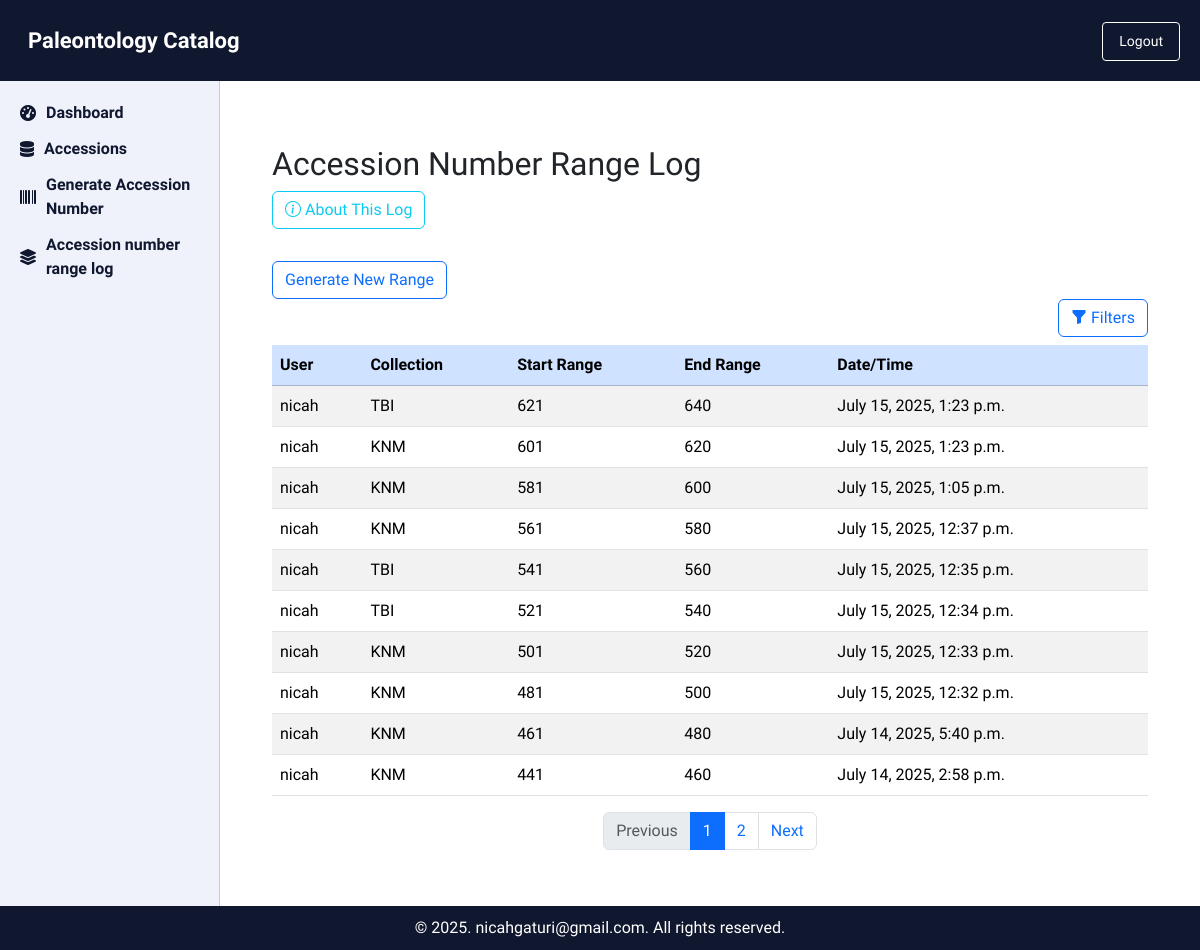
The app's page /accession-range-log/ (signed in), older data.
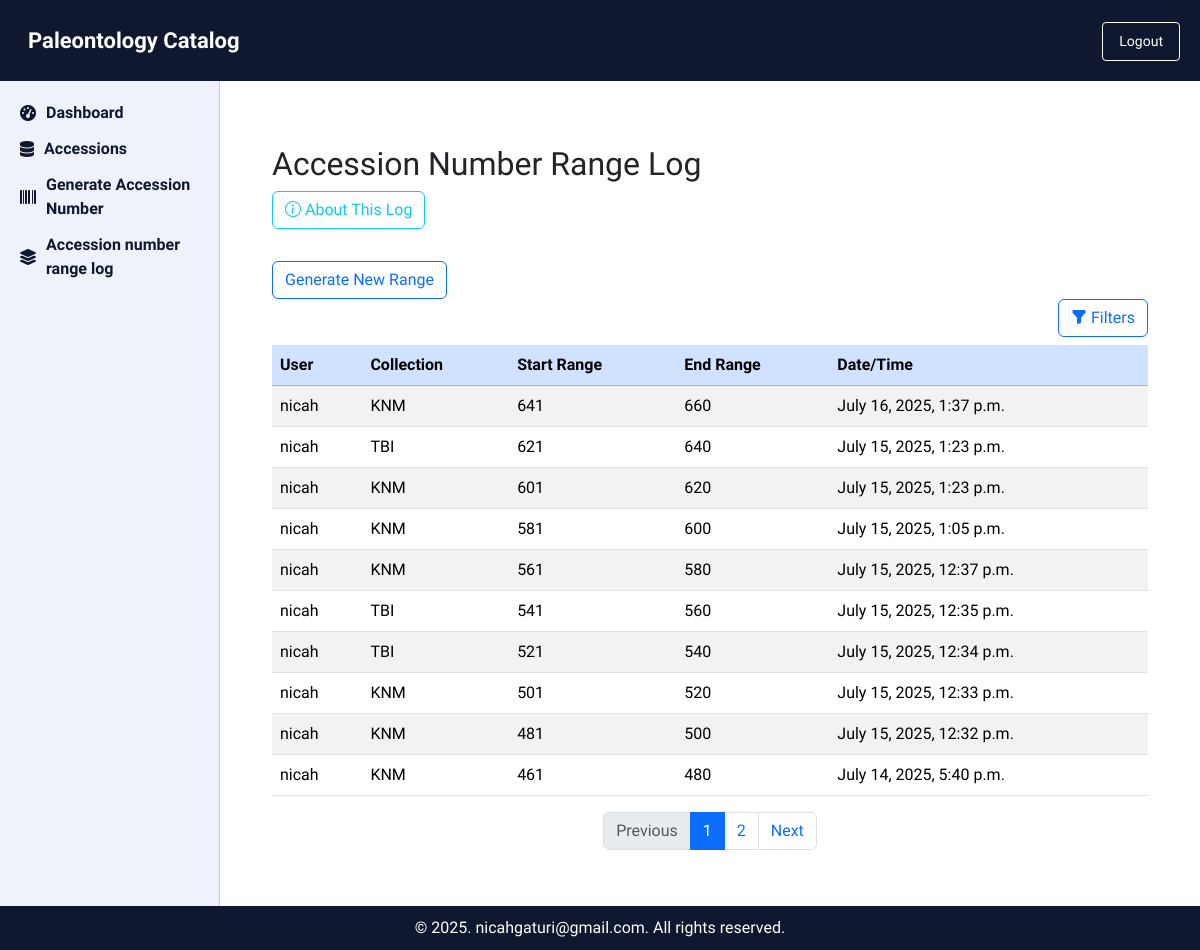
The same page, newer data.
### PaleoApp/models.py (models this page shows, shortened)
class AccessionNumberRangeLog(models.Model):
    user = models.ForeignKey(User, on_delete=models.SET_NULL, null=True, blank=True)
    collection = models.ForeignKey(Collection, on_delete=models.CASCADE)
    start_range = models.PositiveIntegerField()
    end_range = models.PositiveIntegerField()
    generated_at = models.DateTimeField(default=timezone.now)

class Collection(models.Model):
    name = models.CharField(max_length=100)
    abbreviation = models.CharField(max_length=10, blank=True, null=True)
    start_range = models.PositiveIntegerField(null=True, blank=True)
    end_range = models.PositiveIntegerField(null=True, blank=True)

### PaleoApp/views.py (the view)
# urls.py: path('accession-range-log/', views.accession_number_range_log, name='accession_number_range_log'),
@login_required(login_url='login')
def accession_number_range_log(request):
    user_query = request.GET.get('user', '').strip()
    collection_query = request.GET.get('collection', '').strip()
    logs = AccessionNumberRangeLog.objects.select_related('user', 'collection').order_by('-generated_at')
    if user_query:
        logs = logs.filter(user__username__icontains=user_query)
    if collection_query:
        logs = logs.filter(collection__name__icontains=collection_query)
    paginator = Paginator(logs, 10)
    page_number = request.GET.get('page')
    page_obj = paginator.get_page(page_number)
    return render(request, 'PaleoApp/accession_number_range_log.html', {
        'page_obj': page_obj,
    })

### PaleoApp/templates/PaleoApp/accession_number_range_log.html (shortened to what this page needs)
{% extends "base.html" %}
{% load static %}
{% block content %}
<!DOCTYPE html>
<html lang="en">
<head>
    <link href="https://cdn.jsdelivr.net/npm/bootstrap@5.3.2/dist/css/bootstrap.min.css" rel="stylesheet" />
    <link href="https://cdn.jsdelivr.net/npm/bootstrap-icons@1.10.5/font/bootstrap-icons.css" rel="stylesheet" />
</head>
<body>
<div class="container mt-4">
    <h2>Accession Number Range Log</h2>
    <a href="{% url 'PaleoApp:range_log_help' %}" class="btn btn-outline-info mb-3" target="_blank">
    <i class="bi bi-info-circle"></i> About This Log
    </a>
        <div class="card-body">
      <a href="{% url 'PaleoApp:generate_new_range' collection_id=page_obj.0.collection.id %}" class="btn btn-outline-primary mt-3">Generate New Range</a>
    </div>
    <div class="d-flex justify-content-end mb-2">
        <button class="btn btn-outline-primary" type="button" data-bs-toggle="collapse" data-bs-target="#filterPanel" aria-expanded="false" aria-controls="filterPanel">
            <i class="bi bi-funnel-fill"></i> Filters
        </button>
    </div>
    <div class="table-responsive">
        <table class="table table-striped table-hover">
            <thead class="table-primary">
                <tr>
                    <th>User</th>
                    <th>Collection</th>
                    <th>Start Range</th>
                    <th>End Range</th>
                    <th>Date/Time</th>
                </tr>
            </thead>
            <tbody>
                {% for log in page_obj %}
                    <tr>
                        <td>{{ log.user.username }}</td>
                        <td>{{ log.collection.name }}</td>
                        <td>{{ log.start_range }}</td>
                        <td>{{ log.end_range }}</td>
                        <td>{{ log.generated_at }}</td>
                    </tr>
                {% empty %}
                    <tr>
                        <td colspan="5" class="text-center">No range logs found.</td>
                    </tr>
                {% endfor %}
            </tbody>
        </table>
    </div>
    <nav aria-label="Page navigation">
        <ul class="pagination justify-content-center">
            {% if page_obj.has_previous %}
                <li class="page-item">
                    <a class="page-link" href="?{% for key, value in request.GET.items %}{% if key != 'page' %}{{ key }}={{ value }}&{% endif %}{% endfor %}page={{ page_obj.previous_page_number }}">Previous</a>
                </li>
            {% else %}
                <li class="page-item disabled"><span class="page-link">Previous</span></li>
            {% endif %}
            {% for i in page_obj.paginator.page_range %}
                {% if page_obj.number == i %}
                    <li class="page-item active"><span class="page-link">{{ i }}</span></li>
                {% elif i > page_obj.number|add:'-3' and i < page_obj.number|add:'3' %}
                    <li class="page-item">
                        <a class="page-link" href="?{% for key, value in request.GET.items %}{% if key != 'page' %}{{ key }}={{ value }}&{% endif %}{% endfor %}page={{ i }}">{{ i }}</a>
                    </li>
                {% endif %}
            {% endfor %}
            {% if page_obj.has_next %}
                <li class="page-item">
                    <a class="page-link" href="?{% for key, value in request.GET.items %}{% if key != 'page' %}{{ key }}={{ value }}&{% endif %}{% endfor %}page={{ page_obj.next_page_number }}">Next</a>
                </li>
            {% else %}
                <li class="page-item disabled"><span class="page-link">Next</span></li>
            {% endif %}
        </ul>
    </nav>
</div>
</body>
</html>
{% endblock %}

### PaleoApp/templates/base.html (shortened to what this page needs)
{% load static %}
<!DOCTYPE html>
<html lang="en">
<head>
  <link rel="stylesheet" href="{% static 'css/style.css' %}" />
  <link rel="stylesheet" href="https://cdnjs.cloudflare.com/ajax/libs/font-awesome/6.0.0-beta3/css/all.min.css" />
  <link rel="stylesheet" href="{% static 'css/accession_range.css' %}">
  <link href="https://cdn.jsdelivr.net/npm/bootstrap@5.3.2/dist/css/bootstrap.min.css" rel="stylesheet" />
</head>
<body>
  <header>
    <div class="header-left">
      <div class="ms-2">Paleontology Catalog</div>
    </div>
    <form class="logout-form" method="post" action="{% url 'logout' %}">
      <button type="submit">Logout</button>
    </form>
  </header>
  <div class="layout">
    <aside id="sidebar">
      <nav>
        <a href="{% url 'PaleoApp:dashboard' %}"><i class="fas fa-tachometer-alt"></i> Dashboard</a>
        <a href="{% url 'PaleoApp:accession_table' %}"><i class="fas fa-database"></i> Accessions</a>
        <a href="{% url 'PaleoApp:generate_accession_number' %}"><i class="fas fa-barcode"></i> Generate Accession Number</a>
        <a href="{% url 'PaleoApp:accession_number_range_log' %}">
        <i class="fas fa-layer-group"></i> Accession number range log
        </a>
      </nav>
    </aside>
    <main>
      {% block content %}{% endblock %}
    </main>
  </div>
  <footer>
    &copy; 2025. <a href="mailto:nicahgaturi@gmail.com">nicahgaturi@gmail.com</a>. All rights reserved.
  </footer>
</body>
</html>

### PaleoApp/static/css/style.css (style rules this page uses)
* { padding: 0; margin: 0; box-sizing: border-box; font-family: 'Mulish', sans-serif; transition: 0.3s all ease-in-out; }
html, body { height: 100%; }
body { display: flex; flex-direction: column; background-color: #fff; }
header { background-color: #10182F; color: white; padding: 20px; font-size: 24px; display: flex; justify-content: space-between; align-items: center; flex-shrink: 0; }
.header-left { display: flex; align-items: center; flex-grow: 1; min-width: 0; }
.ms-2 { font-size: 22px; font-weight: bold; white-space: nowrap; overflow: hidden; text-overflow: ellipsis; }
.logout-form button { background: transparent; border: 1px solid #fff; color: white; padding: 8px 16px; border-radius: 4px; font-size: 14px; cursor: pointer; flex-shrink: 0; }
.layout { display: flex; flex: 1; min-height: 0; }
aside { width: 220px; background-color: #F0F2FB; padding: 20px; border-right: 1px solid #ccc; flex-shrink: 0; }
aside a { display: flex; align-items: center; margin-bottom: 12px; color: #10182F; font-weight: bold; text-decoration: none; }
aside a i { margin-right: 10px; }
main { flex: 1; padding: 40px; overflow-y: auto; }
footer { background-color: #10182F; color: white; text-align: center; padding: 10px; flex-shrink: 0; }
footer a { color: white; text-decoration: none; }

Row changes from the older to the newer data that the page shows:
no longer on this page (row unchanged): AccessionNumberRangeLog: user.username "nicah", collection.name "KNM", start_range "441", end_range "460", generated_at "July 14, 2025, 2:58 p.m."
added AccessionNumberRangeLog: user.username "nicah", collection.name "KNM", start_range "641", end_range "660", generated_at "July 16, 2025, 1:37 p.m."
